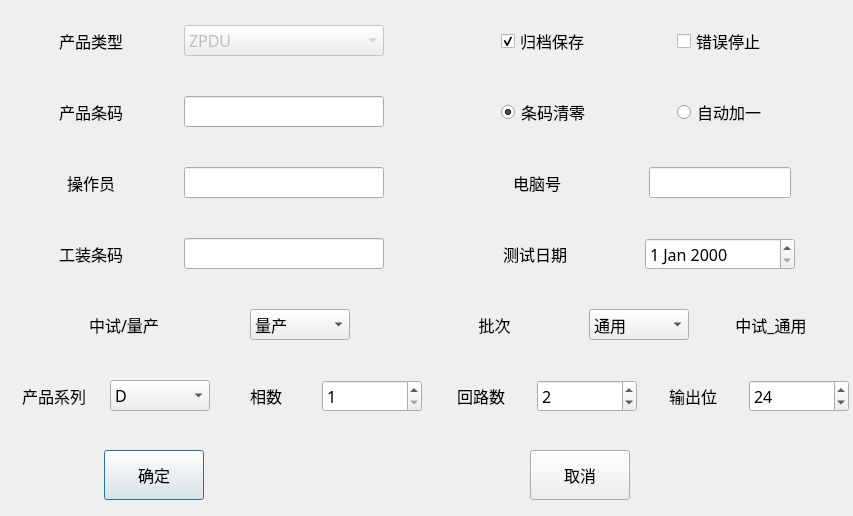
<?xml version="1.0" encoding="UTF-8"?>
<ui version="4.0">
 <class>TestSerialNumDlg</class>
 <widget class="QDialog" name="TestSerialNumDlg">
  <property name="geometry">
   <rect>
    <x>0</x>
    <y>0</y>
    <width>853</width>
    <height>516</height>
   </rect>
  </property>
  <property name="font">
   <font>
    <family>微软雅黑</family>
    <pointsize>12</pointsize>
   </font>
  </property>
  <property name="windowTitle">
   <string>Dialog</string>
  </property>
  <widget class="QPushButton" name="okBtn">
   <property name="geometry">
    <rect>
     <x>104</x>
     <y>450</y>
     <width>100</width>
     <height>50</height>
    </rect>
   </property>
   <property name="sizePolicy">
    <sizepolicy hsizetype="Fixed" vsizetype="Fixed">
     <horstretch>0</horstretch>
     <verstretch>0</verstretch>
    </sizepolicy>
   </property>
   <property name="minimumSize">
    <size>
     <width>100</width>
     <height>50</height>
    </size>
   </property>
   <property name="text">
    <string>确定</string>
   </property>
  </widget>
  <widget class="QPushButton" name="cancelBtn">
   <property name="geometry">
    <rect>
     <x>530</x>
     <y>450</y>
     <width>100</width>
     <height>50</height>
    </rect>
   </property>
   <property name="sizePolicy">
    <sizepolicy hsizetype="Fixed" vsizetype="Fixed">
     <horstretch>0</horstretch>
     <verstretch>0</verstretch>
    </sizepolicy>
   </property>
   <property name="minimumSize">
    <size>
     <width>100</width>
     <height>50</height>
    </size>
   </property>
   <property name="text">
    <string>取消</string>
   </property>
  </widget>
  <widget class="QWidget" name="layoutWidget">
   <property name="geometry">
    <rect>
     <x>1</x>
     <y>1</y>
     <width>851</width>
     <height>441</height>
    </rect>
   </property>
   <layout class="QGridLayout" name="gridLayout">
    <item row="0" column="0">
     <layout class="QHBoxLayout" name="horizontalLayout">
      <item>
       <widget class="QLabel" name="label">
        <property name="sizePolicy">
         <sizepolicy hsizetype="Fixed" vsizetype="Fixed">
          <horstretch>0</horstretch>
          <verstretch>0</verstretch>
         </sizepolicy>
        </property>
        <property name="minimumSize">
         <size>
          <width>100</width>
          <height>50</height>
         </size>
        </property>
        <property name="text">
         <string>产品类型</string>
        </property>
        <property name="alignment">
         <set>Qt::AlignCenter</set>
        </property>
       </widget>
      </item>
      <item>
       <widget class="QComboBox" name="typeComboBox">
        <property name="enabled">
         <bool>false</bool>
        </property>
        <property name="sizePolicy">
         <sizepolicy hsizetype="Fixed" vsizetype="Fixed">
          <horstretch>0</horstretch>
          <verstretch>0</verstretch>
         </sizepolicy>
        </property>
        <property name="minimumSize">
         <size>
          <width>200</width>
          <height>30</height>
         </size>
        </property>
        <property name="currentText">
         <string>ZPDU</string>
        </property>
        <item>
         <property name="text">
          <string>ZPDU</string>
         </property>
        </item>
        <item>
         <property name="text">
          <string>MPDU</string>
         </property>
        </item>
        <item>
         <property name="text">
          <string>IP-PDU</string>
         </property>
        </item>
        <item>
         <property name="text">
          <string>SI-PDU</string>
         </property>
        </item>
        <item>
         <property name="text">
          <string>BUSBAR</string>
         </property>
        </item>
        <item>
         <property name="text">
          <string>RPDU</string>
         </property>
        </item>
       </widget>
      </item>
     </layout>
    </item>
    <item row="0" column="1">
     <layout class="QHBoxLayout" name="horizontalLayout_2">
      <item>
       <widget class="QCheckBox" name="saveCheckBox">
        <property name="sizePolicy">
         <sizepolicy hsizetype="Fixed" vsizetype="Fixed">
          <horstretch>0</horstretch>
          <verstretch>0</verstretch>
         </sizepolicy>
        </property>
        <property name="minimumSize">
         <size>
          <width>100</width>
          <height>50</height>
         </size>
        </property>
        <property name="text">
         <string>归档保存</string>
        </property>
        <property name="checked">
         <bool>true</bool>
        </property>
       </widget>
      </item>
      <item>
       <widget class="QCheckBox" name="errStopCheckBox">
        <property name="enabled">
         <bool>true</bool>
        </property>
        <property name="sizePolicy">
         <sizepolicy hsizetype="Fixed" vsizetype="Fixed">
          <horstretch>0</horstretch>
          <verstretch>0</verstretch>
         </sizepolicy>
        </property>
        <property name="minimumSize">
         <size>
          <width>100</width>
          <height>50</height>
         </size>
        </property>
        <property name="text">
         <string>错误停止</string>
        </property>
        <property name="checked">
         <bool>false</bool>
        </property>
       </widget>
      </item>
     </layout>
    </item>
    <item row="1" column="0">
     <layout class="QHBoxLayout" name="horizontalLayout_5">
      <item>
       <widget class="QLabel" name="label_2">
        <property name="sizePolicy">
         <sizepolicy hsizetype="Fixed" vsizetype="Fixed">
          <horstretch>0</horstretch>
          <verstretch>0</verstretch>
         </sizepolicy>
        </property>
        <property name="minimumSize">
         <size>
          <width>100</width>
          <height>50</height>
         </size>
        </property>
        <property name="text">
         <string>产品条码</string>
        </property>
        <property name="alignment">
         <set>Qt::AlignCenter</set>
        </property>
       </widget>
      </item>
      <item>
       <widget class="QLineEdit" name="snLineEdit">
        <property name="sizePolicy">
         <sizepolicy hsizetype="Fixed" vsizetype="Fixed">
          <horstretch>0</horstretch>
          <verstretch>0</verstretch>
         </sizepolicy>
        </property>
        <property name="minimumSize">
         <size>
          <width>200</width>
          <height>30</height>
         </size>
        </property>
       </widget>
      </item>
     </layout>
    </item>
    <item row="1" column="1">
     <layout class="QHBoxLayout" name="horizontalLayout_6">
      <item>
       <widget class="QRadioButton" name="clearRadioButton">
        <property name="sizePolicy">
         <sizepolicy hsizetype="Fixed" vsizetype="Fixed">
          <horstretch>0</horstretch>
          <verstretch>0</verstretch>
         </sizepolicy>
        </property>
        <property name="minimumSize">
         <size>
          <width>100</width>
          <height>50</height>
         </size>
        </property>
        <property name="text">
         <string>条码清零</string>
        </property>
        <property name="checked">
         <bool>true</bool>
        </property>
       </widget>
      </item>
      <item>
       <widget class="QRadioButton" name="addRadioButton">
        <property name="sizePolicy">
         <sizepolicy hsizetype="Fixed" vsizetype="Fixed">
          <horstretch>0</horstretch>
          <verstretch>0</verstretch>
         </sizepolicy>
        </property>
        <property name="minimumSize">
         <size>
          <width>100</width>
          <height>50</height>
         </size>
        </property>
        <property name="text">
         <string>自动加一</string>
        </property>
       </widget>
      </item>
     </layout>
    </item>
    <item row="2" column="0">
     <layout class="QHBoxLayout" name="horizontalLayout_3">
      <item>
       <widget class="QLabel" name="label_3">
        <property name="sizePolicy">
         <sizepolicy hsizetype="Fixed" vsizetype="Fixed">
          <horstretch>0</horstretch>
          <verstretch>0</verstretch>
         </sizepolicy>
        </property>
        <property name="minimumSize">
         <size>
          <width>100</width>
          <height>50</height>
         </size>
        </property>
        <property name="text">
         <string>操作员</string>
        </property>
        <property name="alignment">
         <set>Qt::AlignCenter</set>
        </property>
       </widget>
      </item>
      <item>
       <widget class="QLineEdit" name="opLineEdit">
        <property name="sizePolicy">
         <sizepolicy hsizetype="Fixed" vsizetype="Fixed">
          <horstretch>0</horstretch>
          <verstretch>0</verstretch>
         </sizepolicy>
        </property>
        <property name="minimumSize">
         <size>
          <width>200</width>
          <height>30</height>
         </size>
        </property>
       </widget>
      </item>
     </layout>
    </item>
    <item row="2" column="1">
     <layout class="QHBoxLayout" name="horizontalLayout_4">
      <item>
       <widget class="QLabel" name="label_7">
        <property name="sizePolicy">
         <sizepolicy hsizetype="Fixed" vsizetype="Fixed">
          <horstretch>0</horstretch>
          <verstretch>0</verstretch>
         </sizepolicy>
        </property>
        <property name="minimumSize">
         <size>
          <width>100</width>
          <height>50</height>
         </size>
        </property>
        <property name="text">
         <string>电脑号</string>
        </property>
        <property name="alignment">
         <set>Qt::AlignCenter</set>
        </property>
       </widget>
      </item>
      <item>
       <widget class="QLineEdit" name="cnLineEdit">
        <property name="sizePolicy">
         <sizepolicy hsizetype="Fixed" vsizetype="Fixed">
          <horstretch>0</horstretch>
          <verstretch>0</verstretch>
         </sizepolicy>
        </property>
        <property name="minimumSize">
         <size>
          <width>100</width>
          <height>30</height>
         </size>
        </property>
       </widget>
      </item>
     </layout>
    </item>
    <item row="3" column="0">
     <layout class="QHBoxLayout" name="horizontalLayout_7">
      <item>
       <widget class="QLabel" name="label_4">
        <property name="sizePolicy">
         <sizepolicy hsizetype="Fixed" vsizetype="Fixed">
          <horstretch>0</horstretch>
          <verstretch>0</verstretch>
         </sizepolicy>
        </property>
        <property name="minimumSize">
         <size>
          <width>100</width>
          <height>50</height>
         </size>
        </property>
        <property name="text">
         <string>工装条码</string>
        </property>
        <property name="alignment">
         <set>Qt::AlignCenter</set>
        </property>
       </widget>
      </item>
      <item>
       <widget class="QLineEdit" name="barCodeLineEdit">
        <property name="sizePolicy">
         <sizepolicy hsizetype="Fixed" vsizetype="Fixed">
          <horstretch>0</horstretch>
          <verstretch>0</verstretch>
         </sizepolicy>
        </property>
        <property name="minimumSize">
         <size>
          <width>200</width>
          <height>30</height>
         </size>
        </property>
       </widget>
      </item>
     </layout>
    </item>
    <item row="3" column="1">
     <layout class="QHBoxLayout" name="horizontalLayout_8">
      <item>
       <widget class="QLabel" name="label_8">
        <property name="sizePolicy">
         <sizepolicy hsizetype="Fixed" vsizetype="Fixed">
          <horstretch>0</horstretch>
          <verstretch>0</verstretch>
         </sizepolicy>
        </property>
        <property name="minimumSize">
         <size>
          <width>100</width>
          <height>50</height>
         </size>
        </property>
        <property name="text">
         <string>测试日期</string>
        </property>
        <property name="alignment">
         <set>Qt::AlignCenter</set>
        </property>
       </widget>
      </item>
      <item>
       <widget class="QDateEdit" name="dateEdit">
        <property name="sizePolicy">
         <sizepolicy hsizetype="Fixed" vsizetype="Fixed">
          <horstretch>0</horstretch>
          <verstretch>0</verstretch>
         </sizepolicy>
        </property>
        <property name="minimumSize">
         <size>
          <width>150</width>
          <height>30</height>
         </size>
        </property>
       </widget>
      </item>
     </layout>
    </item>
    <item row="4" column="0">
     <layout class="QHBoxLayout" name="horizontalLayout_9">
      <item>
       <widget class="QLabel" name="label_5">
        <property name="sizePolicy">
         <sizepolicy hsizetype="Fixed" vsizetype="Fixed">
          <horstretch>0</horstretch>
          <verstretch>0</verstretch>
         </sizepolicy>
        </property>
        <property name="minimumSize">
         <size>
          <width>100</width>
          <height>50</height>
         </size>
        </property>
        <property name="text">
         <string>中试/量产</string>
        </property>
        <property name="alignment">
         <set>Qt::AlignCenter</set>
        </property>
       </widget>
      </item>
      <item>
       <widget class="QComboBox" name="purposeComboBox">
        <property name="sizePolicy">
         <sizepolicy hsizetype="Fixed" vsizetype="Fixed">
          <horstretch>0</horstretch>
          <verstretch>0</verstretch>
         </sizepolicy>
        </property>
        <property name="minimumSize">
         <size>
          <width>100</width>
          <height>30</height>
         </size>
        </property>
        <item>
         <property name="text">
          <string>量产</string>
         </property>
        </item>
        <item>
         <property name="text">
          <string>中试</string>
         </property>
        </item>
        <item>
         <property name="text">
          <string>NPI</string>
         </property>
        </item>
       </widget>
      </item>
     </layout>
    </item>
    <item row="4" column="1">
     <layout class="QHBoxLayout" name="horizontalLayout_10">
      <item>
       <widget class="QLabel" name="label_6">
        <property name="sizePolicy">
         <sizepolicy hsizetype="Fixed" vsizetype="Fixed">
          <horstretch>0</horstretch>
          <verstretch>0</verstretch>
         </sizepolicy>
        </property>
        <property name="minimumSize">
         <size>
          <width>100</width>
          <height>50</height>
         </size>
        </property>
        <property name="text">
         <string> 批次       </string>
        </property>
        <property name="alignment">
         <set>Qt::AlignCenter</set>
        </property>
       </widget>
      </item>
      <item>
       <widget class="QComboBox" name="batchComboBox">
        <property name="sizePolicy">
         <sizepolicy hsizetype="Fixed" vsizetype="Fixed">
          <horstretch>0</horstretch>
          <verstretch>0</verstretch>
         </sizepolicy>
        </property>
        <property name="minimumSize">
         <size>
          <width>100</width>
          <height>30</height>
         </size>
        </property>
        <item>
         <property name="text">
          <string>通用</string>
         </property>
        </item>
        <item>
         <property name="text">
          <string>老化前</string>
         </property>
        </item>
        <item>
         <property name="text">
          <string>老化后</string>
         </property>
        </item>
        <item>
         <property name="text">
          <string>维修</string>
         </property>
        </item>
        <item>
         <property name="text">
          <string>PQC</string>
         </property>
        </item>
        <item>
         <property name="text">
          <string>FQC</string>
         </property>
        </item>
        <item>
         <property name="text">
          <string>OQA</string>
         </property>
        </item>
       </widget>
      </item>
      <item>
       <widget class="QLabel" name="statusLab">
        <property name="sizePolicy">
         <sizepolicy hsizetype="Fixed" vsizetype="Fixed">
          <horstretch>0</horstretch>
          <verstretch>0</verstretch>
         </sizepolicy>
        </property>
        <property name="minimumSize">
         <size>
          <width>100</width>
          <height>50</height>
         </size>
        </property>
        <property name="text">
         <string>中试_通用</string>
        </property>
        <property name="alignment">
         <set>Qt::AlignCenter</set>
        </property>
       </widget>
      </item>
     </layout>
    </item>
    <item row="5" column="0">
     <layout class="QHBoxLayout" name="horizontalLayout_11">
      <item>
       <widget class="QLabel" name="label_9">
        <property name="sizePolicy">
         <sizepolicy hsizetype="Fixed" vsizetype="Fixed">
          <horstretch>0</horstretch>
          <verstretch>0</verstretch>
         </sizepolicy>
        </property>
        <property name="minimumSize">
         <size>
          <width>100</width>
          <height>50</height>
         </size>
        </property>
        <property name="text">
         <string>产品系列</string>
        </property>
        <property name="alignment">
         <set>Qt::AlignCenter</set>
        </property>
       </widget>
      </item>
      <item>
       <widget class="QComboBox" name="specBox">
        <property name="sizePolicy">
         <sizepolicy hsizetype="Fixed" vsizetype="Fixed">
          <horstretch>0</horstretch>
          <verstretch>0</verstretch>
         </sizepolicy>
        </property>
        <property name="minimumSize">
         <size>
          <width>100</width>
          <height>30</height>
         </size>
        </property>
        <property name="currentText">
         <string>D</string>
        </property>
        <item>
         <property name="text">
          <string>D</string>
         </property>
        </item>
        <item>
         <property name="text">
          <string>A</string>
         </property>
        </item>
        <item>
         <property name="text">
          <string>B</string>
         </property>
        </item>
        <item>
         <property name="text">
          <string>C</string>
         </property>
        </item>
       </widget>
      </item>
      <item>
       <widget class="QLabel" name="label_10">
        <property name="sizePolicy">
         <sizepolicy hsizetype="Fixed" vsizetype="Fixed">
          <horstretch>0</horstretch>
          <verstretch>0</verstretch>
         </sizepolicy>
        </property>
        <property name="minimumSize">
         <size>
          <width>100</width>
          <height>50</height>
         </size>
        </property>
        <property name="text">
         <string>相数</string>
        </property>
        <property name="alignment">
         <set>Qt::AlignCenter</set>
        </property>
       </widget>
      </item>
      <item>
       <widget class="QSpinBox" name="lineBox">
        <property name="sizePolicy">
         <sizepolicy hsizetype="Fixed" vsizetype="Fixed">
          <horstretch>0</horstretch>
          <verstretch>0</verstretch>
         </sizepolicy>
        </property>
        <property name="minimumSize">
         <size>
          <width>100</width>
          <height>30</height>
         </size>
        </property>
        <property name="minimum">
         <number>1</number>
        </property>
        <property name="maximum">
         <number>3</number>
        </property>
        <property name="singleStep">
         <number>2</number>
        </property>
        <property name="value">
         <number>1</number>
        </property>
       </widget>
      </item>
     </layout>
    </item>
    <item row="5" column="1">
     <layout class="QHBoxLayout" name="horizontalLayout_12">
      <item>
       <widget class="QLabel" name="label_11">
        <property name="sizePolicy">
         <sizepolicy hsizetype="Fixed" vsizetype="Fixed">
          <horstretch>0</horstretch>
          <verstretch>0</verstretch>
         </sizepolicy>
        </property>
        <property name="minimumSize">
         <size>
          <width>100</width>
          <height>50</height>
         </size>
        </property>
        <property name="text">
         <string>回路数</string>
        </property>
        <property name="alignment">
         <set>Qt::AlignCenter</set>
        </property>
       </widget>
      </item>
      <item>
       <widget class="QSpinBox" name="loopBox">
        <property name="sizePolicy">
         <sizepolicy hsizetype="Fixed" vsizetype="Fixed">
          <horstretch>0</horstretch>
          <verstretch>0</verstretch>
         </sizepolicy>
        </property>
        <property name="minimumSize">
         <size>
          <width>100</width>
          <height>30</height>
         </size>
        </property>
        <property name="minimum">
         <number>0</number>
        </property>
        <property name="maximum">
         <number>6</number>
        </property>
        <property name="value">
         <number>2</number>
        </property>
       </widget>
      </item>
      <item>
       <widget class="QLabel" name="label_12">
        <property name="sizePolicy">
         <sizepolicy hsizetype="Fixed" vsizetype="Fixed">
          <horstretch>0</horstretch>
          <verstretch>0</verstretch>
         </sizepolicy>
        </property>
        <property name="minimumSize">
         <size>
          <width>100</width>
          <height>50</height>
         </size>
        </property>
        <property name="text">
         <string>输出位</string>
        </property>
        <property name="alignment">
         <set>Qt::AlignCenter</set>
        </property>
       </widget>
      </item>
      <item>
       <widget class="QSpinBox" name="outputBox">
        <property name="sizePolicy">
         <sizepolicy hsizetype="Fixed" vsizetype="Fixed">
          <horstretch>0</horstretch>
          <verstretch>0</verstretch>
         </sizepolicy>
        </property>
        <property name="minimumSize">
         <size>
          <width>100</width>
          <height>30</height>
         </size>
        </property>
        <property name="minimum">
         <number>0</number>
        </property>
        <property name="maximum">
         <number>42</number>
        </property>
        <property name="value">
         <number>24</number>
        </property>
       </widget>
      </item>
     </layout>
    </item>
   </layout>
  </widget>
 </widget>
 <resources/>
 <connections/>
</ui>
